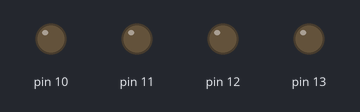
The sketch below on a simulated Arduino Uno, built with avr-gcc and run on an emulated ATmega328P. On the bench: output pins drawn as LEDs (lit = HIGH).

Above: at 0.9 s.
At 11.2 s:
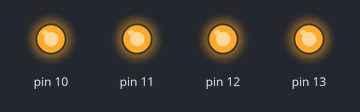
Timing chart, 0 to 12.2 s (numbered marks = the images above):
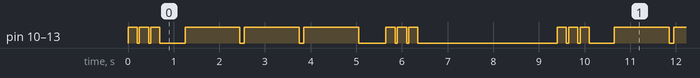

Measured:
- by itself, pin 10–13: repeats every 9.4 s: 2 × (LOW 0.05 s, HIGH 0.20 s), LOW 0.55 s, 2 × (HIGH 1.2 s, LOW 0.10 s), HIGH 1.2 s, LOW 0.60 s, 2 × (HIGH 0.20 s, LOW 0.05 s), HIGH 0.20 s, LOW 3.1 s, HIGH 0.20 s
- by itself, everything shown: repeats every 9.4 s, in 18 steps

The sketch:

blink_4_LEDs.ino
```cpp
void setup(){
  pinMode(10,OUTPUT);
  pinMode(11,OUTPUT);
  pinMode(12,OUTPUT);
  pinMode(13,OUTPUT);
}
void loop(){
  for (int i=0;i<3;i++){
    digitalWrite(10,HIGH);
    digitalWrite(11,HIGH);
    digitalWrite(12,HIGH);
    digitalWrite(13,HIGH);
    delay(200);
    digitalWrite(10,LOW);
    digitalWrite(11,LOW);
    digitalWrite(12,LOW);
    digitalWrite(13,LOW);
    delay(50);
  }
  delay(500);
  for (int i=0;i<3;i++){
    digitalWrite(10,HIGH);
    digitalWrite(11,HIGH);
    digitalWrite(12,HIGH);
    digitalWrite(13,HIGH);
    delay(1200);
    digitalWrite(10,LOW);
    digitalWrite(11,LOW);
    digitalWrite(12,LOW);
    digitalWrite(13,LOW);
    delay(100);
  }
  delay(500);

  for (int i=0;i<3;i++){
    digitalWrite(10,HIGH);
    digitalWrite(11,HIGH);
    digitalWrite(12,HIGH);
    digitalWrite(13,HIGH);
    delay(200);
    digitalWrite(10,LOW);
    digitalWrite(11,LOW);
    digitalWrite(12,LOW);
    digitalWrite(13,LOW);
    delay(50);
  }
  delay(3000);
}
```
